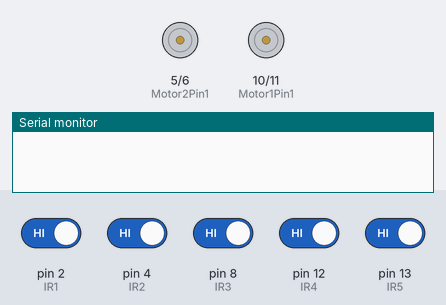
Recording of a sketch running on a simulated Arduino Uno, built with avr-gcc and run on an emulated ATmega328P. Parts: motor-driver pin pairs drawn as motors (green arrow = first pin HIGH = forward, orange = second pin HIGH = backward, longer = more drive), the last lines printed to the serial monitor. Inputs (shaded band) come from the test bench; at power-on: pin 2 (IR1), pin 4 (IR2), pin 8 (IR3), pin 12 (IR4), pin 13 (IR5) HIGH.

Above: at 1.2 s.
1.3 s: pin 2 (IR1) driven LOW
At 1.9 s:
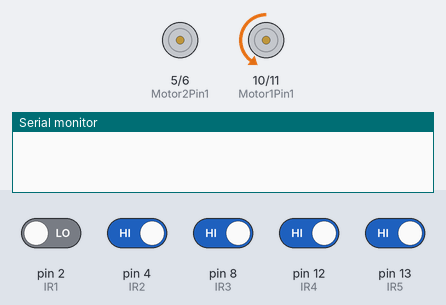
2.8 s: pin 4 (IR2) driven LOW
5.3 s: pin 13 (IR5) driven LOW
At 6.1 s:
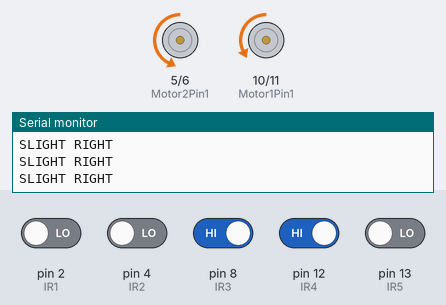
6.8 s: pin 8 (IR3) driven LOW
At 8.0 s:
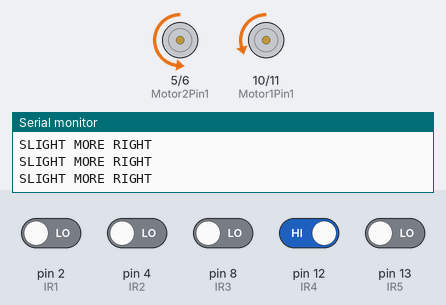
8.3 s: pin 12 (IR4) driven LOW
At 9.1 s:
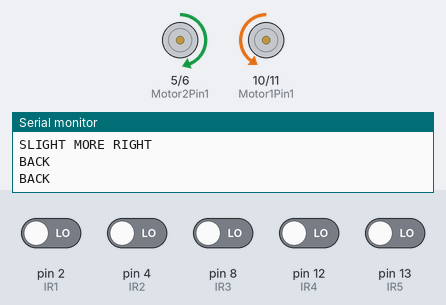
10.3 s: pin 2 (IR1) driven HIGH
At 11.5 s:
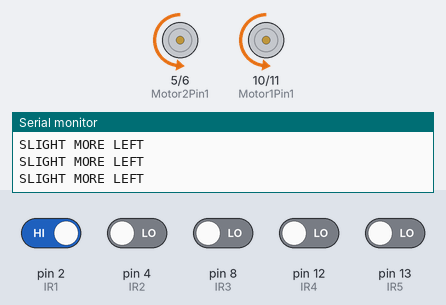
Timing chart, 0 to 12.8 s (numbered marks = the images above; inputs shaded):
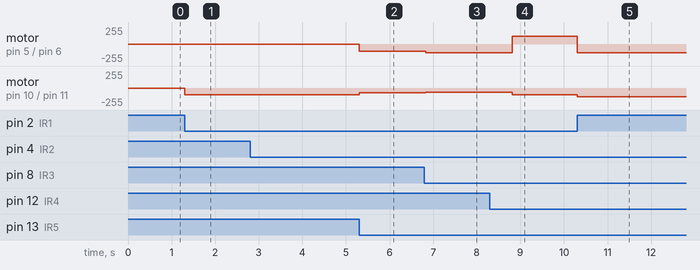

The sketch:

main.ino
```cpp
//IR Sensors
int IR1 = 2, IR2 = 4, IR3 = 8, IR4 = 12, IR5 = 13;
//Motors
int Motor1Pin1 = 10, Motor1Pin2 = 11;
int Motor2Pin1 = 5, Motor2Pin2 = 6;
unsigned long mytime,mytime2;


void setup() {
  // put your setup code here, to run once:
  Serial.begin(9600);
  pinMode(IR1, INPUT);
  pinMode(IR2, INPUT);
  pinMode(IR3, INPUT);
  pinMode(IR4, INPUT);
  pinMode(IR5, INPUT);
  pinMode(Motor1Pin1, OUTPUT);
  pinMode(Motor1Pin2, OUTPUT);
  pinMode(Motor2Pin1, OUTPUT);
  pinMode(Motor2Pin2, OUTPUT);
}

void Left() {
  analogWrite(Motor1Pin1, 0);
  analogWrite(Motor1Pin2, 100);
  analogWrite(Motor2Pin1, 0);
  analogWrite(Motor2Pin2, 0);
}

void Straight() {
  analogWrite(Motor1Pin1, 0);
  analogWrite(Motor1Pin2, 100);
  analogWrite(Motor2Pin1, 0);
  analogWrite(Motor2Pin2, 115);
}

void Right() {
  analogWrite(Motor1Pin1, 0);
  analogWrite(Motor1Pin2, 0);
  analogWrite(Motor2Pin1, 0);
  analogWrite(Motor2Pin2, 115);
}

void Back() {
  analogWrite(Motor1Pin1, 0);
  analogWrite(Motor1Pin2, 100);
  analogWrite(Motor2Pin1, 115);
  analogWrite(Motor2Pin2, 0);
}

void SlightLeft() {
  analogWrite(Motor1Pin1, 0);
  analogWrite(Motor1Pin2, 100);
  analogWrite(Motor2Pin1, 0);
  analogWrite(Motor2Pin2, 85);
}

void SlightRight() {
  analogWrite(Motor1Pin1, 0);
  analogWrite(Motor1Pin2, 70);
  analogWrite(Motor2Pin1, 0);
  analogWrite(Motor2Pin2, 110);
}

void SlightMoreRight() {
  analogWrite(Motor1Pin1, 0);
  analogWrite(Motor1Pin2, 60);
  analogWrite(Motor2Pin1, 0);
  analogWrite(Motor2Pin2, 130);
}

void SlightMoreLeft() {
  analogWrite(Motor1Pin1, 0);
  analogWrite(Motor1Pin2, 130);
  analogWrite(Motor2Pin1, 0);
  analogWrite(Motor2Pin2, 60);
}

void Stop() {
  analogWrite(Motor1Pin1, 0);
  analogWrite(Motor1Pin2, 0);
  analogWrite(Motor2Pin1, 0);
  analogWrite(Motor2Pin2, 0);
}
 void reverse() {
  analogWrite(Motor1Pin1, 100 );
  analogWrite(Motor1Pin2, 0);
  analogWrite(Motor2Pin1, 0);
  analogWrite(Motor2Pin2, 115);
 }

 void ExtremeRight() {
  analogWrite(Motor1Pin1, 0);
  analogWrite(Motor1Pin2, 60);
  analogWrite(Motor2Pin1, 0);
  analogWrite(Motor2Pin2, 140);
}

void ExtremeLeft() {
  analogWrite(Motor1Pin1, 0);
  analogWrite(Motor1Pin2, 130);
  analogWrite(Motor2Pin1, 0);
  analogWrite(Motor2Pin2, 60);
}

void LSRB() {
  int IR1_ = !digitalRead(IR1);
  int IR2_ = !digitalRead(IR2);
  int IR3_ = !digitalRead(IR3);
  int IR4_ = !digitalRead(IR4);
  int IR5_ = !digitalRead(IR5);

  if((IR1_ || IR2_ || IR3_ || IR4_ || IR5_)==0) {
    Stop();
    delay(100);
    Left();
  }

  else if((IR1_ || IR2_ || IR3_) == 0 && (IR4_ && IR5_) == 1) {
    Serial.print("LEFT\n");
      Left();
  }

  else if(IR3_ == 0 && (IR1_ && IR2_ && IR4_ && IR5_) == 1) {
    Serial.print("STRAIGHT\n");
    Straight();
  }

  else if((IR1_ && IR2_) == 1 && (IR3_ ||IR4_ || IR5_) == 0) {
    delay(500);
    IR1_ = !digitalRead(IR1);
    IR2_ = !digitalRead(IR2);
    IR3_ = !digitalRead(IR3);
    IR4_ = !digitalRead(IR4);
    IR5_ = !digitalRead(IR5);

    if((IR3_ || IR2_|| IR4_) == 0 && (IR1_  && IR5_) == 1) {
      Serial.print("STRAIGHT\n");
      Straight();
    }
    else {
      Serial.print("RIGHT\n");
      while((IR3_  && IR4_ && IR2_)!= 0) {
         reverse();
         IR1_ = !digitalRead(IR1);
         IR2_ = !digitalRead(IR2);
         IR3_ = !digitalRead(IR3);
         IR4_ = !digitalRead(IR4);
         IR5_ = !digitalRead(IR5);
      }
    }
  }

  else if((IR1_ && IR2_ && IR3_ && IR4_ && IR5_) == 1) {
    Serial.print("BACK\n");
    delay(500);
    Back();
  }

  else if(((IR2_ || IR3_) == 0) && (IR1_ && IR4_ && IR5_) == 1) {
    Serial.print("SLIGHT LEFT\n");
    SlightLeft();
  }
  else if(((IR4_ || IR3_) == 0) && (IR1_ && IR2_ && IR5_) == 1) {
    Serial.print("SLIGHT RIGHT\n");
    SlightRight();
  }
  else if((IR2_) == 0 && (IR1_ && IR3_&& IR4_ && IR5_) == 1) {
    Serial.print("SLIGHT MORE LEFT\n");
    SlightMoreLeft();
  }
  else if((IR4_) == 0 && (IR1_ && IR3_ && IR2_ && IR5_) == 1) {
    Serial.print("SLIGHT MORE RIGHT\n");
    SlightMoreRight();
  }

  else if((IR5_) == 0 && (IR1_ && IR3_ && IR2_ && IR4_) == 1) {
    Serial.print("SLIGHT MORE RIGHT\n");
    ExtremeRight();
  }

  else if((IR1_) == 0 && (IR4_ && IR3_ && IR2_ && IR5_) == 1) {
    Serial.print("SLIGHT MORE LEFT\n");
    ExtremeLeft();
  }

  else {
    LSRB();
  }
}

void loop() {
  LSRB();
}
```

Measured:
- after the input at 1.3 s, motor on pin 10 (Motor1Pin1) / pin 11 (Motor1Pin2): stopped → backward 100/255 at once
- after the input at 5.3 s, motor on pin 5 (Motor2Pin1) / pin 6 (Motor2Pin2): stopped → backward 110/255 at once; motor on pin 10 (Motor1Pin1) / pin 11 (Motor1Pin2): backward 100/255 → backward 70/255 at once
- after the input at 6.8 s, motor on pin 5 (Motor2Pin1) / pin 6 (Motor2Pin2): backward 110/255 → backward 130/255 at once; motor on pin 10 (Motor1Pin1) / pin 11 (Motor1Pin2): backward 70/255 → backward 60/255 at once
- after the input at 8.3 s, motor on pin 5 (Motor2Pin1) / pin 6 (Motor2Pin2): backward 130/255 → forward 115/255 after 0.51 s; motor on pin 10 (Motor1Pin1) / pin 11 (Motor1Pin2): backward 60/255 → backward 100/255 after 0.51 s
- after the input at 10.3 s, motor on pin 5 (Motor2Pin1) / pin 6 (Motor2Pin2): forward 115/255 → backward 130/255 at once; motor on pin 10 (Motor1Pin1) / pin 11 (Motor1Pin2): backward 100/255 → backward 130/255 at once
